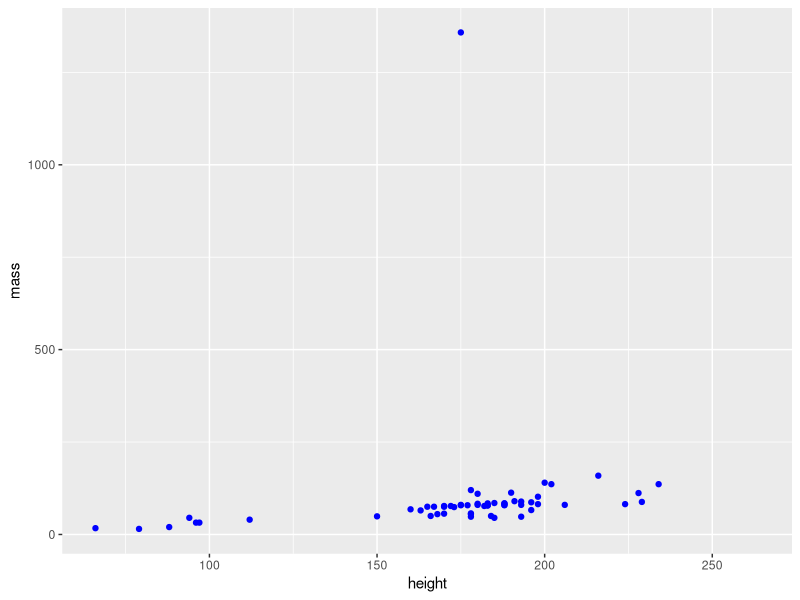
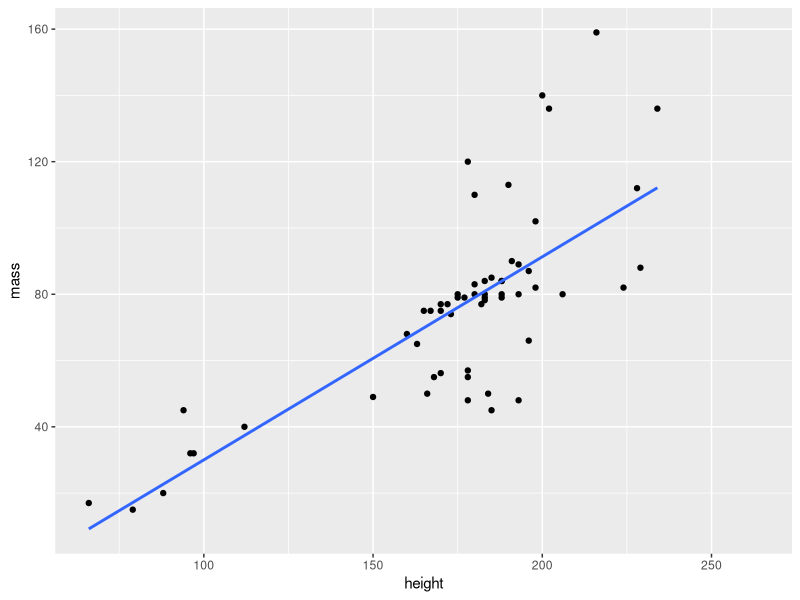
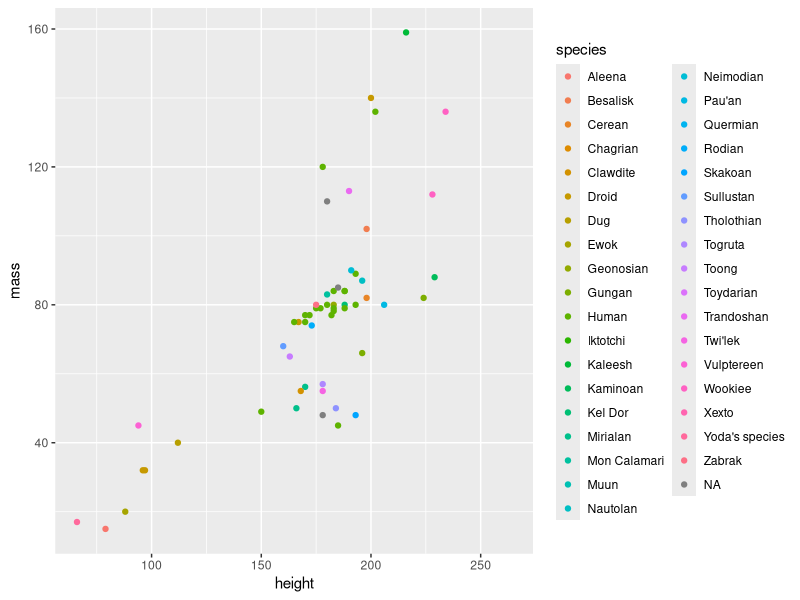
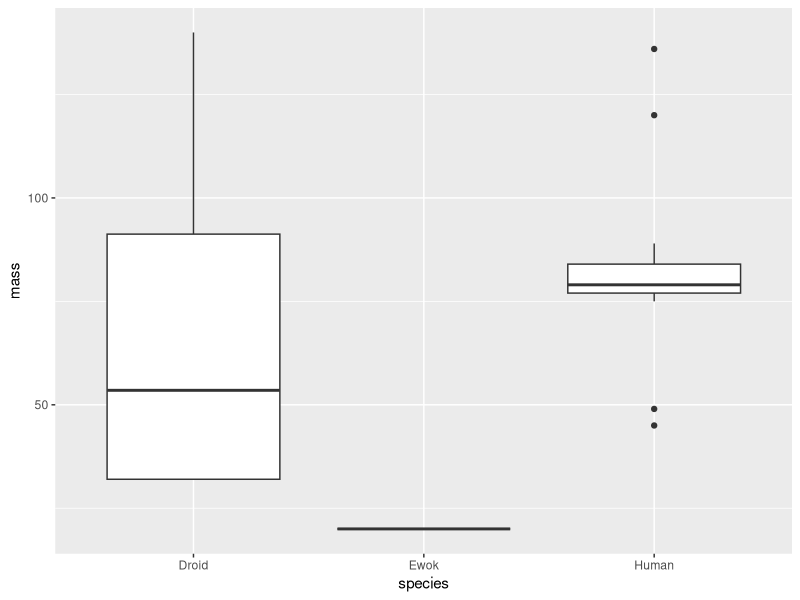
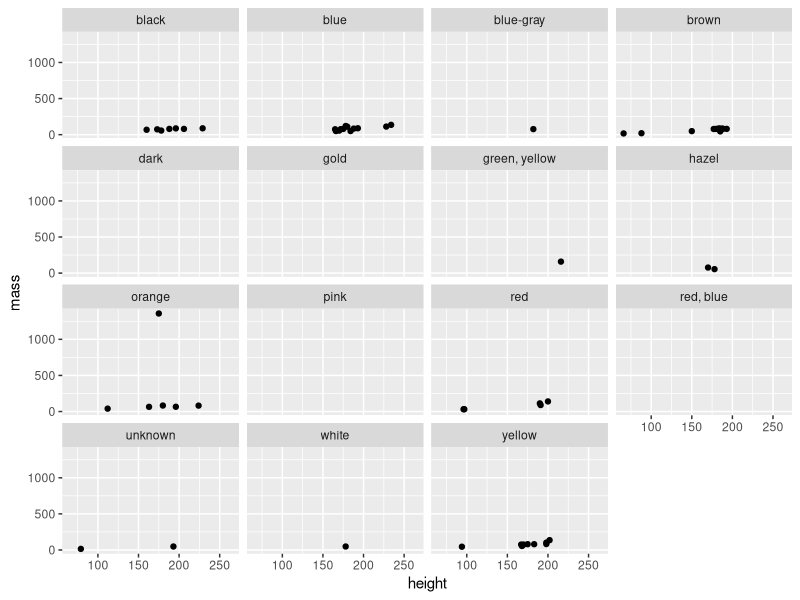
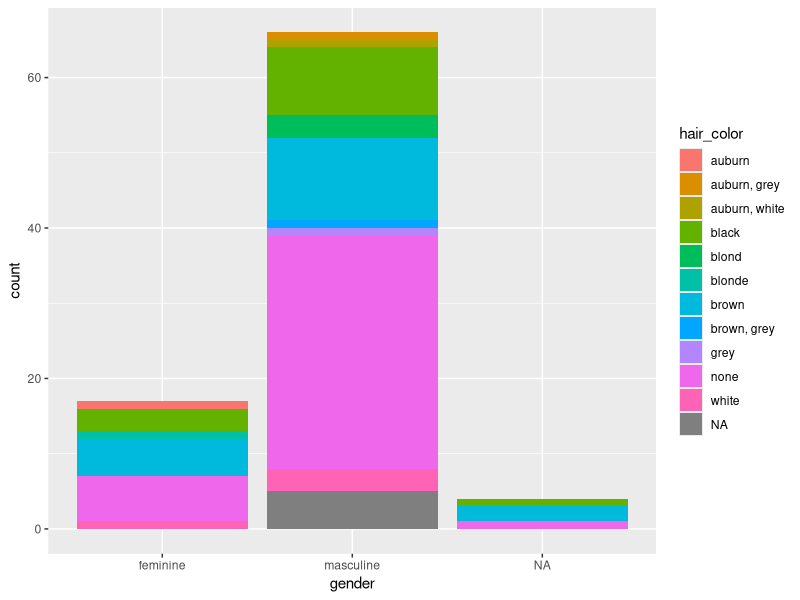
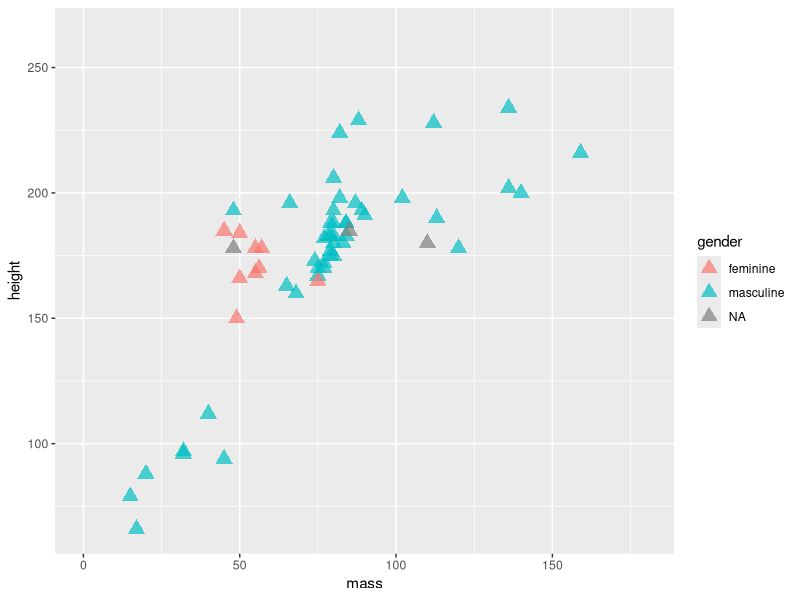
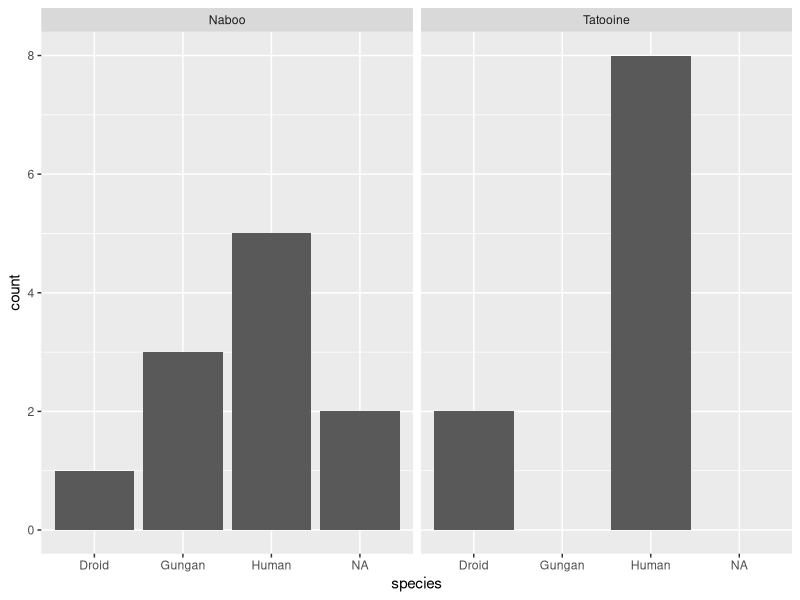

These figures' R source, in order:
## ---- chunk 1
library(ggplot2)
library(tidyverse)
library(ggridges)
library(readr)
library(forcats)
library(ggrepel)
library(dplyr)
library(tidyr)


## ---- chunk 2
data=starwars
ggplot(data= starwars, mapping= aes(x=height , y= mass)) + geom_point(colour= "blue")

## ---- chunk 3
starwarss <- filter(starwars, name != "Jabba Desilijic Tiure")
## ---- chunk 4
ggplot(starwarss, aes(height,mass)) +geom_point(colour="black") +geom_smooth(method=lm, se= FALSE)
## ---- chunk 5
ggplot(starwarss, aes(height, mass, colour=species)) + geom_point()
## ---- chunk 6
lib<- starwars %>% subset(species == "Human" | species == "Droid" | species == "Ewok") 
## ---- chunk 7
ggplot (lib, aes(species,mass)) + geom_boxplot()
## ---- chunk 8
ggplot(data=starwars, mapping= aes(x=height, y=mass)) + geom_point() + facet_wrap(~eye_color)
## ---- chunk 9
ggplot(data = starwars, mapping = aes(x=gender, fill = hair_color)) + geom_bar()
## ---- chunk 10
ggplot(data=starwarss) + geom_point(mapping = aes(x=mass, y= height, colour= gender), alpha= 0.7, shape= 17 , size =4) + coord_cartesian(xlim=c(0,180))
## ---- chunk 11
starwars %>% filter (height <100)
## ---- chunk 12
starwars %>% filter(eye_color == "red") %>% select(name)
## ---- chunk 13
starwars %>%
  mutate(height_plus_mass = height + mass) %>%
  select(name, height, mass, height_plus_mass)
## ---- chunk 14
starwars %>%
  filter(homeworld %in% c("Naboo", "Tatooine")) %>%
  ggplot(aes(species)) +
  geom_bar() +
  facet_grid(. ~ homeworld)
## ---- chunk 15
data=USArrests
## ---- chunk 16
data("USArrests")
crimes <- data.frame(state=tolower(rownames(USArrests)), USArrests)
## ---- chunk 17
gg <- ggplot(crimes, aes(map_id=state, fill=Murder))
gg
## ---- chunk 18
gg <- gg + geom_map(map=map_data("state"))
gg
## ---- chunk 19
gg <- gg + expand_limits(x=map_data("state")$long, y=map_data("state")$lat)
gg
## ---- chunk 20
birthwt <- as_tibble(MASS::birthwt)
birthwt <- birthwt %>%
  rename(birthwt.below.2500 = low, 
         mother.age = age,
         mother.weight = lwt,
         mother.smokes = smoke,
         previous.prem.labor = ptl,
         hypertension = ht,
         uterine.irr = ui,
         physician.visits = ftv,
         birthwt.grams = bwt)

birthwt <- birthwt %>%
  mutate(race = recode_factor(race, `1` = "white", `2` = "black", `3` = "other")) %>%
  mutate_at(c("mother.smokes", "hypertension", "uterine.irr", "birthwt.below.2500"),
            ~ recode_factor(.x, `0` = "no", `1` = "yes"))
## ---- chunk 21
bwt.summary <- birthwt %>%
  group_by(race, mother.smokes) %>%
  summarize(mean.birthwt = round(mean(birthwt.grams), 0))

bwt.summary
## ---- chunk 22
p.bwt <- ggplot(data = bwt.summary, 
                aes(y = mean.birthwt, x = race, fill = mother.smokes))

# Pick colors for the bars
bwt.colors <- c("#009E73", "#999999")

# Display barchart
p.bwt + geom_bar(stat = "identity", position = "dodge") +
  ylab("Average birthweight") + 
  xlab("Mother's race") +
  guides(fill = guide_legend(title = "Mother's smoking status")) + 
  scale_fill_manual(values=bwt.colors)

## ---- chunk 23
base.plot <- ggplot(birthwt, aes(x = mother.age)) +
  xlab("Mother's age") 
base.plot + geom_histogram()
## ---- chunk 24
base.plot + geom_histogram(aes(fill = race))

## ---- chunk 25
base.plot + geom_density(aes(fill = race), alpha = 0.5)

## ---- chunk 26
ggplot(birthwt, aes(x=mother.age, y=birthwt.grams, shape=mother.smokes, color=mother.smokes)) + 
  geom_point() + # Adds points (scatterplot)
  geom_smooth(method = "lm") + 
  ylab("Birth Weight (grams)") +
  xlab("Mother's Age (years)") +
  ggtitle("Birth Weight in relation to Mother's Age")
